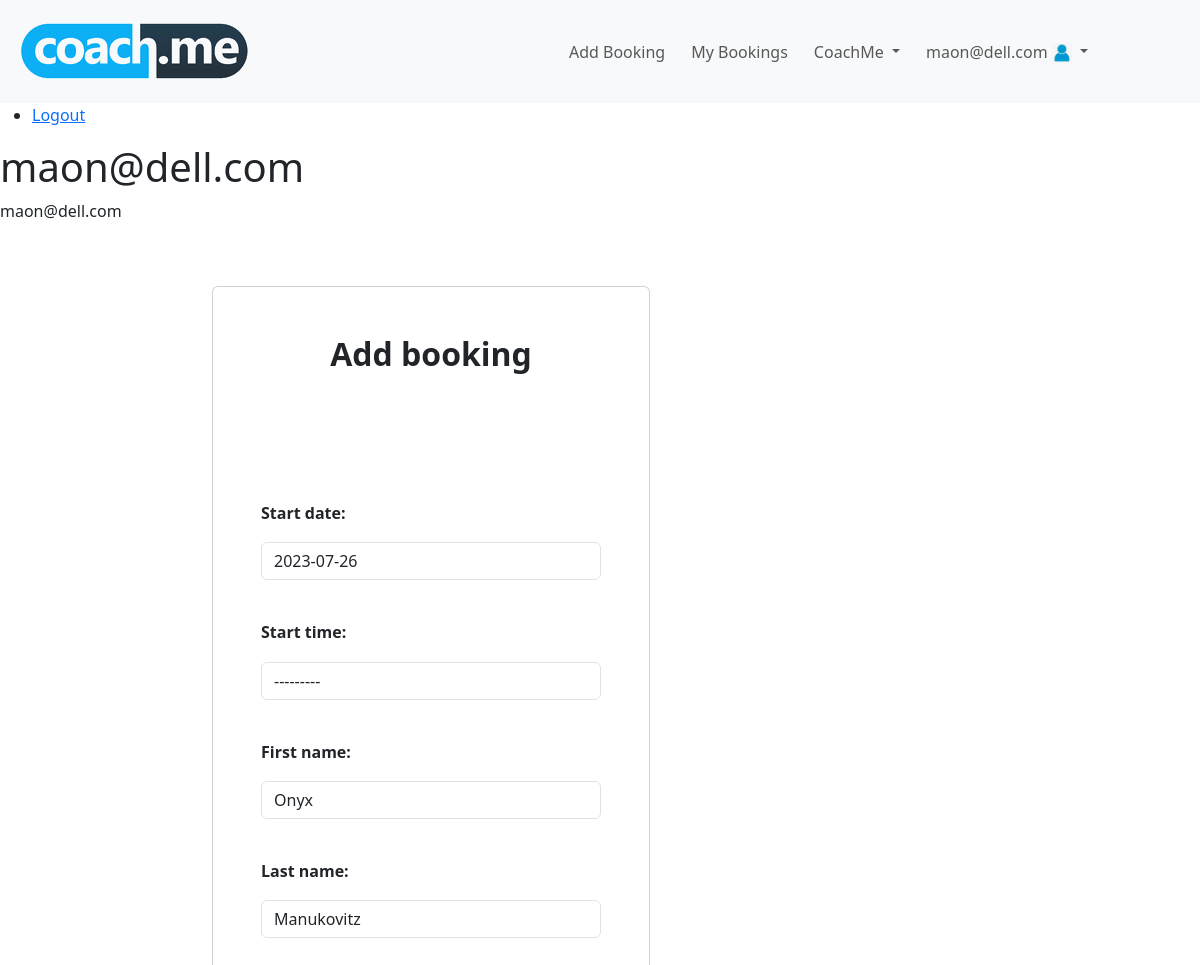
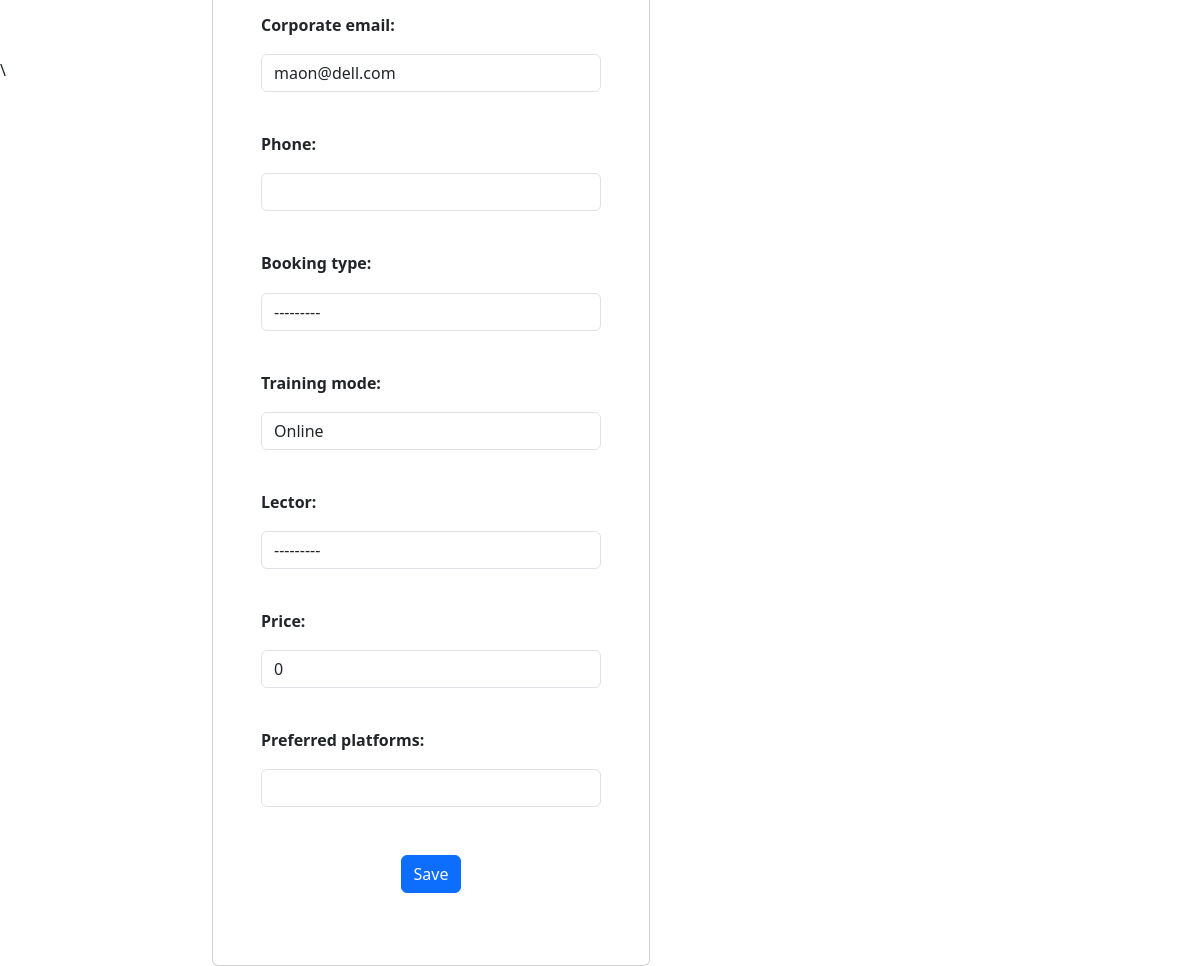
The app's page /booking/add/ (signed in) with its own data (2 pictures, top to bottom).
### coach_me/accounts/models.py (models this page shows, shortened)
class BookingUser(auth_models.AbstractBaseUser, auth_models.PermissionsMixin):
    email = models.EmailField(
        null=False,
        blank=False,
        unique=True,
        verbose_name="Corporate email",
    )
    date_joined = models.DateTimeField(
        auto_now_add=True,
    )
    is_staff = models.BooleanField(
        default=False,
    )
    USERNAME_FIELD = 'email'
    objects = BookingUserManager()
    def __str__(self):
        return f'{self.email}'

### coach_me/profiles/models.py (models this page shows, shortened)
class BookingUserProfile(models.Model):
    MALE = 'Male'
    FEMALE = 'Female'
    DO_NOT_SHOW = 'Do not show'
    GENDERS = [(x, x) for x in (MALE, FEMALE, DO_NOT_SHOW)]
    user = models.OneToOneField(
        UserModel,
        on_delete=models.CASCADE,
        primary_key=True,
    )
    first_name = models.CharField(
        max_length=30,
        validators=(
            MinLengthValidator(2),
        ),
        verbose_name='First Name',
    )
    last_name = models.CharField(
        max_length=30,
        validators=(
            MinLengthValidator(2),
        ),
        verbose_name='Last Name',
    )
    picture = models.URLField(
        default='https://img.freepik.com/premium-vector/colored-silhouette-man-s-head-isolated-white-background_764382-618.jpg',
        null=True,
        blank=True,
    )
    date_of_birth = models.DateField(
        null=True,
        blank=True,
        default='1999-12-31'  # now() #django.utils.timezone.now
    )
    private_email = models.EmailField(  # TODO fix the below code and add validator
        null=True,
        blank=True,
        default=None,
    )
    phone = models.CharField(  # TODO fix the below code
        default='+359',
        max_length=10,
    )
    company = models.CharField(
        default=None,
        null=True,
        blank=True,
        max_length=30,
    )
    gender = models.CharField(
        max_length=max(len(x) for x, _ in GENDERS),
        choices=GENDERS,
        null=True,
        blank=True,
        default=DO_NOT_SHOW,
    )
    consent_terms = models.BooleanField(
        default=False,
    )
    newsletter_subscription = models.BooleanField(
        default=False,
        null=True,
        blank=True,
    )

### coach_me/bookings/views.py (the view, shortened to what this page needs)
# urls.py: path('booking/add/', BookingCreateView.as_view(), name='add booking'),
class BookingCreateView(views.CreateView):
    model = Booking
    form_class = BookingCreateForm
    template_name = 'bookings/create-booking.html'
    success_url = reverse_lazy('dashboard')
    def get_form(self, form_class=None):
        form = super().get_form(form_class)
        user = self.request.user
        form.fields['employee'].initial = user
        form.fields['corporate_email'].initial = user.email
        booking_user_profile = BookingUserProfile.objects.filter(pk=user.pk).first()
        if booking_user_profile:
            form.fields['first_name'].initial = str(booking_user_profile.first_name)
            form.fields['last_name'].initial = str(booking_user_profile.last_name)
        form.fields['employee'].widget.attrs['readonly'] = True
        form.fields['corporate_email'].widget.attrs['readonly'] = True
        form.fields['first_name'].widget.attrs['readonly'] = True
        form.fields['last_name'].widget.attrs['readonly'] = True
        for field_name in ['employee', 'corporate_email', 'first_name', 'last_name']:
            if field_name in form.fields:
                form.fields[field_name].required = False
        return form

### coach_me/bookings/forms.py (shortened to what this page needs)
class BookingCreateForm(forms.ModelForm):
    class Meta:
        model = Booking
        fields = [
            'start_date',
            'start_time',
            'first_name',
            'last_name',
            'employee',
            'corporate_email',
            'phone',
            'booking_type',
            'training_mode',
            'lector',
            'price',
            'preferred_platforms',
        ]
    def __init__(self, *args, **kwargs):
        super().__init__(*args, **kwargs)
        self.fields['employee'].widget = forms.HiddenInput()

### coach_me/bookings/models.py (called while the page is built)
    def __str__(self):
        return f'{self.service_name}'

    def __str__(self):
        return f'{self.first_name} {self.last_name}'

### templates/bookings/create-booking.html (shortened to what this page needs)
{% extends 'base.html' %}
{% load static %}
{% block content %}
    {{ request.user }}
    <section class="text-center text-lg-start">
        <div class="container py-4" style="
                justify-content: center;
                align-items: center;
                height: 100vh;
                width: 100vh;">
            <div class="row g-0 align-items-center" style="padding-top: 5%">
                <div class="col-lg-6 mb-5 mb-lg-0">
                    <div class="card cascading-right" style="
            background: hsla(0, 0%, 100%, 0.55);
            backdrop-filter: blur(30px);
            ">
                        <div class="card-body p-5 shadow-5 text-center">
                            <h2 class="fw-bold mb-5">Add booking</h2>
                            <form action="{% url 'add booking' %}" method="post">
                                <div class="form-outline mb-4" style="text-align: left;">
                                    {% include 'common/bs4_form.html' with form=form %}
                                </div>
                                <button type="submit" class="btn btn-primary btn-block mb-4">
                                    Save
                                </button>
                            </form>
                        </div>
                    </div>
                </div>
            </div>
        </div>
    </section>
{% endblock %}

### templates/base.html (shortened to what this page needs)
<!DOCTYPE html>
<html lang="en">
{% load widget_tweaks %}
{% include 'common/head.html' %}
<body>
<div id="wrapper">
    {% include 'common/header.html' %}
</div>
<ul>
    {% if request.user.is_authenticated %}
        <li>
            <a href="{% url 'logout_user' %}">Logout</a>
        </li>
    {% endif %}
</ul>
<h1>{{ request.user }}</h1>
{% block content %}
{% endblock %}
{% include 'common/footer.html' %}
</body>

### templates/common/head.html (shortened to what this page needs)
{% load static %}
<head>
    <link href="https://cdn.jsdelivr.net/npm/bootstrap@5.3.0/dist/css/bootstrap.min.css" rel="stylesheet"
>
    <link rel="stylesheet" type="text/css" href="https://cdn.jsdelivr.net/npm/pikaday/css/pikaday.css">
</head>

### templates/common/header.html
<header>
    {% include 'common/nav-bar.html' %}
</header>

### templates/common/nav-bar.html (shortened to what this page needs)
{% load static %}
<section id="nav-bar">
    <nav class="navbar navbar-expand-lg bg-body-tertiary">
        <div class="container-fluid">
            <a class="navbar-brand" href="{% url 'index' %}">
                <img class="logo-navbar" id="logo-img" src="{% static '/images/logo.png' %}" alt="logo"/>
            </a>
            <div class="collapse navbar-collapse" id="navbarNavDropdown">
                <ul class="navbar-nav">
                    {% if user.is_authenticated %}
                        <li class="nav-item">
                            <a class="nav-link" href="{% url 'add booking' %}">Add Booking</a>
                        </li>
                        <li class="nav-item">
                            <a class="nav-link" href="{% url 'dashboard' pk=request.user.pk %}">My Bookings</a>
                        </li>
                        <li class="nav-item dropdown">
                            <a class="nav-link dropdown-toggle" href="#" role="button" data-bs-toggle="dropdown"
                               aria-expanded="false">
                                CoachMe
                            </a>
                        </li>
                        <li class="nav-item dropdown">
                            <a class="nav-link dropdown-toggle" href="#" role="button" data-bs-toggle="dropdown"
                               aria-expanded="false">
                                {{ user.email }}
                                <img class="user-uni-pic" id="user-uni-img" src="{% static '/images/profile-blue-default.webp' %}"
                                     alt="user-uni-pic"
                                     style="width:20px"/>
                            </a>
                        </li>
                    {% endif %}
                </ul>
            </div>
        </div>
    </nav>
</section>

### templates/common/bs4_form.html (shortened to what this page needs)
{% load widget_tweaks %}
{% for hidden_field in form.hidden_fields %}
    <p>&nbsp;&nbsp; </p>
{% endfor %}
{% for field in form.visible_fields %}
    {% if field.field.widget.input_type == 'checkbox' %}
        <p>&nbsp;&nbsp; </p>
        <div class="form-check form-check-inline ml-3 d-flex justify-content-center">
            {% if field.label_tag %}
                <label for="{{ field.id_for_label }}" class="form-check-label ml-3">{{ field.label_tag }}</label>
                &nbsp;
                &nbsp;
            {% endif %}
            {{ field }}
        </div>
    {% else %}
        <div class="form-group">
            <p>&nbsp;&nbsp; </p>
            <strong>{{ field.label_tag }}</strong>
            <p style="margin-bottom: -2%">&nbsp;</p>
            {% if form.is_bound %}
                {% if field.errors %}
                    {% render_field field class="form-control is-invalid" %}
                    {% for error in field.errors %}
                        <div class="invalid-feedback">
                            {{ error }}
                        </div>
                    {% endfor %}
                {% else %}
                    {% render_field field class="form-control is-valid" %}
                {% endif %}
            {% else %}
                {% render_field field class="form-control" %}
            {% endif %}
        </div>
    {% endif %}
{% endfor %}
<p>&nbsp;</p>

### templates/common/footer.html (shortened to what this page needs)
\
<head>
</head>
<body>
</body>

### templates/bookings/create-booking.html (style rules this page uses)
.cascading-right { margin-right: -50px; }

### records on screen
BookingUser: email "maon@dell.com", user "maon@dell.com"
BookingUserProfile: first_name "Onyx" "Manukovitz"

### other values on screen
{{ field.label_tag }} "Start date:" "Start time:" "First name:" "Last name:" "Corporate email:" "Phone:" "Booking type:" "Training mode:" "Lector:" "Price:" "Preferred platforms:"
